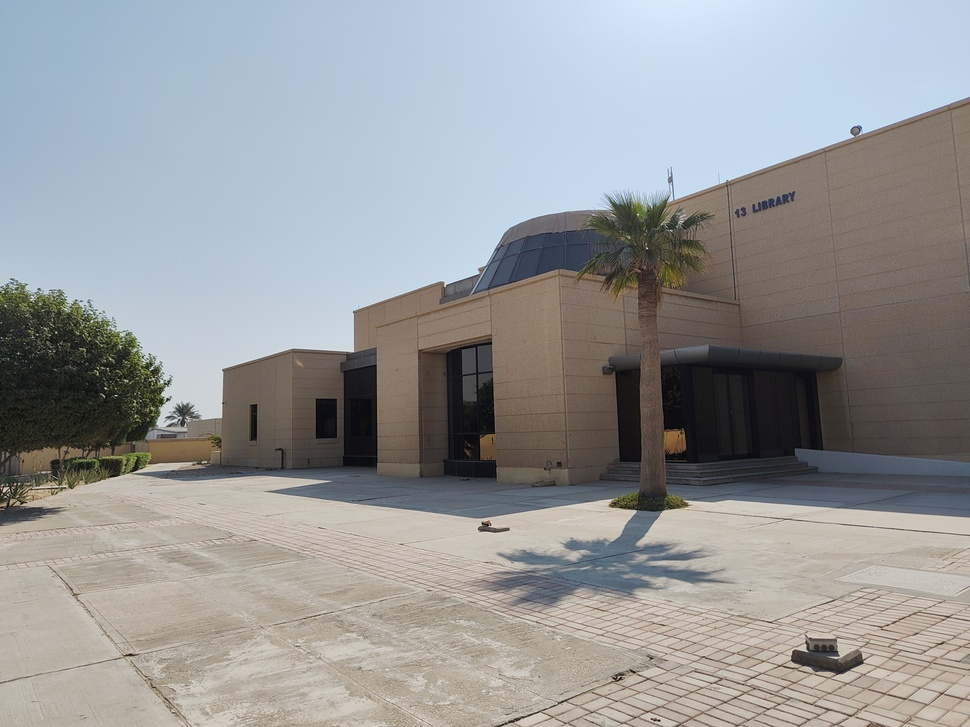
#> input picture images/library/lib-1.jpg, 970 x 727 px, shrunk from 4096 x 3072 before the run; its folder holds 4 pictures in this run
$ jupyter execute basic_image_stitcher.ipynb
#> lines starting #> are read from the running program, lines starting #| are printed output that depends on the picture
<a href="https://colab.research.google.com/github/mei-kei/image-stitcher-panorama/blob/main/basic_image_stitcher.ipynb" target="_parent"></a>

**Importing the necessary libraries**

[cell 1]
import cv2
import math
import glob
import matplotlib.pyplot as plt

**Load and Preprocess Images**

1. Get file paths
2. Load and convert images from BGR to RGB for correct colour display

[cell 2]
# using glob to grab all files in the specific folder
# alternative paths: 'images/scenery/*', 'images/support_center/*'
images_path = glob.glob("/content/drive/MyDrive/Colab Notebooks/images/library/*")
# sorting to ensure images are stitched in the correct order (lib-1, lib-2, etc.)
images_path.sort()

images = []
for file in images_path:
  # reading the image using OpenCV
    img = cv2.imread(file)
#> img is the input picture: shape (727, 970, 3); mean B, G, R 152.9, 152.4, 150.7

    # safety check since google drive can create hidden folders like '.ipynb_checkpoints'
    if img is None:
      print(f"Failed to load image from {file}")
      continue

  # converting from BGR to RGB for correct colour display
    img = cv2.cvtColor(img, cv2.COLOR_BGR2RGB)
  # adding the processed image to the list
    images.append(img)

# check how many images we loaded
num_images = len(images)
print(f"Successfully loaded {num_images} images.")

**Visualise Input Data**

Since it is good practice to visualise the raw data to ensure the images are loaded correctly and in the right order

[cell 3]
# setting up the figure size for display
plt.figure(figsize=[30, 10])

# calculating grid size
num_colm = 3
# using ceiling to ensure we have enough rows even if the number isn't perfectly divisible
num_rows = math.ceil(num_images/num_colm)

# looping through images and plotting them
for i in range(0, num_images):
  plt.subplot(num_rows, num_colm, i+1)
  plt.axis('off') # hiding axis numbers for slicker look
  plt.imshow(images[i])
  plt.title(f"Image {i+1}")

plt.show()
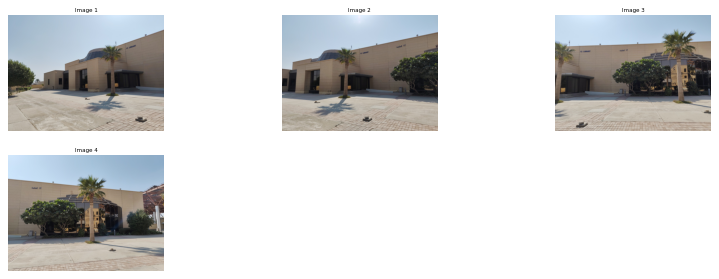
#> figure drawn by matplotlib, 4 panels

**Perform Image Stitching**

Initialising the stitcher class to handle feature detection and homography (warping the images to fit together)

[cell 4]
# the create() function will automatically select the best mode (panorama)
stitch_images = cv2.Stitcher_create()
status, result = stitch_images.stitch(images)
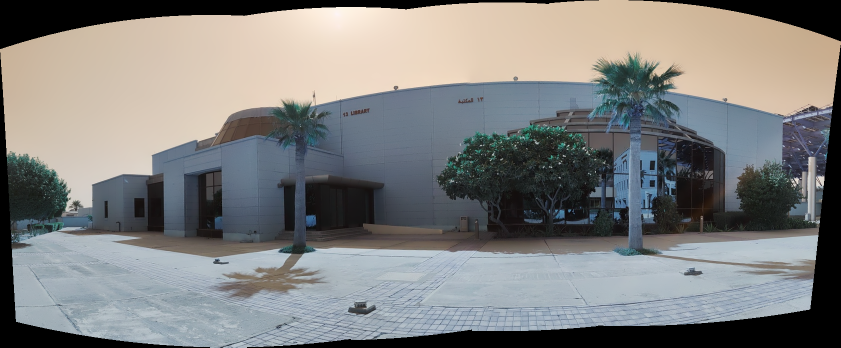
#> result: shape (695, 1682, 3) (shown at 1/2 size); mean of channels 0, 1, 2 127.1, 128.3, 128; drawn as B, G, R

# attempt to stitch the images together
# returns status -> code indicating success (0) or specific error type
# returns result -> the final stitched image array
if status == 0:
  plt.figure(figsize=[30, 10])
  plt.axis('off')
  plt.imshow(result)
else:
  print(f"Stitching failed! Error code: ", status)
  print("Possible reasons: Not enough keypoints, disjointed images, or lighting differences")

**Saving the Stitched Panorama Image to drive**

Since we converted the images to RGB for matplotlib, the resulting image is also in RGB. But openCV's save function expects images to be in BGR format.

Therefore, we'll have to convert it back, or the saved image will have weird, inverted colours

[cell 5]
# defining output file path
output_path = "/content/drive/MyDrive/Colab Notebooks/images/stitched_panorama.jpg"

# checking if the stitching was successful before trying to save it
if status == cv2.Stitcher_OK:
  # converting from RGB back to BGR for openCV saving (the colours will look inverted otherwise)
  result_bgr = cv2.cvtColor(result, cv2.COLOR_RGB2BGR)

  # save the image
  success = cv2.imwrite(output_path, result_bgr)

  if success:
    print(f"Saved image to {output_path}")
  else:
    print("Failed to save image. Check your path permissions.")

else:
  print("Stitching failed, so nothing was saved.")
